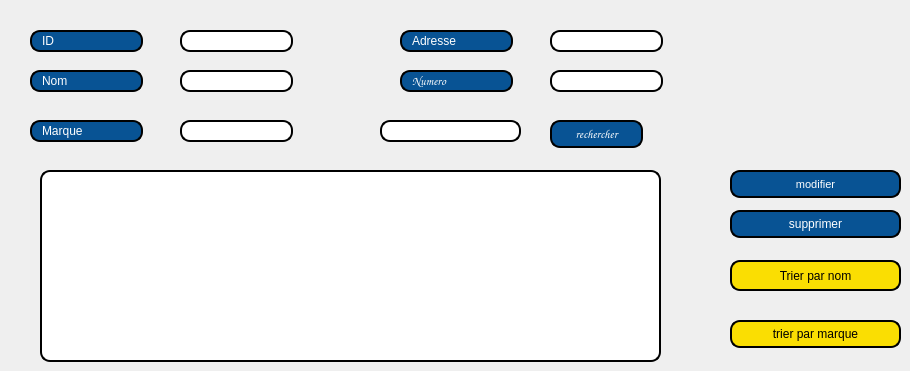
     <widget class="QWidget" name="tab_3">
      <attribute name="title">
       <string>Afficher Fournisseur</string>
      </attribute>
      <widget class="QLineEdit" name="lineEdit_11">
       <property name="geometry">
        <rect>
         <x>30</x>
         <y>30</y>
         <width>113</width>
         <height>22</height>
        </rect>
       </property>
       <property name="styleSheet">
        <string notr="true">border: 2px solid black;
font:8pt &quot;MS Shell Dlg 2&quot; ;
border-radius: 10px;
padding: 0 8px;
color:rgb(255, 255, 255);
background: #085394;
selection-background-color: gray;</string>
       </property>
       <property name="text">
        <string>ID</string>
       </property>
       <property name="readOnly">
        <bool>true</bool>
       </property>
      </widget>
      <widget class="QTableView" name="afficher_fournisseur">
       <property name="geometry">
        <rect>
         <x>40</x>
         <y>170</y>
         <width>621</width>
         <height>192</height>
        </rect>
       </property>
       <property name="styleSheet">
        <string notr="true">border: 2px solid black;
border-radius: 10px;
padding: 0 8px;
background: white;
selection-background-color: gray;</string>
       </property>
      </widget>
      <widget class="QLineEdit" name="lineEdit_idf_2">
       <property name="geometry">
        <rect>
         <x>180</x>
         <y>30</y>
         <width>113</width>
         <height>22</height>
        </rect>
       </property>
       <property name="styleSheet">
        <string notr="true">border: 2px solid black;
border-radius: 10px;
padding: 0 8px;
background: white;
selection-background-color: gray;</string>
       </property>
      </widget>
      <widget class="QLineEdit" name="lineEdit_13">
       <property name="geometry">
        <rect>
         <x>30</x>
         <y>70</y>
         <width>113</width>
         <height>22</height>
        </rect>
       </property>
       <property name="styleSheet">
        <string notr="true">border: 2px solid black;
font:8pt &quot;MS Shell Dlg 2&quot; ;
border-radius: 10px;
padding: 0 8px;
color:rgb(255, 255, 255);
background: #085394;
selection-background-color: gray;</string>
       </property>
       <property name="text">
        <string>Nom</string>
       </property>
       <property name="readOnly">
        <bool>true</bool>
       </property>
      </widget>
      <widget class="QLineEdit" name="lineEdit_nomf_2">
       <property name="geometry">
        <rect>
         <x>180</x>
         <y>70</y>
         <width>113</width>
         <height>22</height>
        </rect>
       </property>
       <property name="styleSheet">
        <string notr="true">border: 2px solid black;
border-radius: 10px;
padding: 0 8px;
background: white;
selection-background-color: gray;</string>
       </property>
      </widget>
      <widget class="QLineEdit" name="lineEdit_15">
       <property name="geometry">
        <rect>
         <x>30</x>
         <y>120</y>
         <width>113</width>
         <height>22</height>
        </rect>
       </property>
       <property name="styleSheet">
        <string notr="true">border: 2px solid black;
font:8pt &quot;MS Shell Dlg 2&quot; ;
border-radius: 10px;
padding: 0 8px;
color:rgb(255, 255, 255);
background: #085394;
selection-background-color: gray;</string>
       </property>
       <property name="text">
        <string>Marque</string>
       </property>
       <property name="readOnly">
        <bool>true</bool>
       </property>
      </widget>
      <widget class="QLineEdit" name="lineEdit_marquef_2">
       <property name="geometry">
        <rect>
         <x>180</x>
         <y>120</y>
         <width>113</width>
         <height>22</height>
        </rect>
       </property>
       <property name="styleSheet">
        <string notr="true">border: 2px solid black;
border-radius: 10px;
padding: 0 8px;
background: white;
selection-background-color: gray;</string>
       </property>
      </widget>
      <widget class="QLineEdit" name="lineEdit_17">
       <property name="geometry">
        <rect>
         <x>400</x>
         <y>30</y>
         <width>113</width>
         <height>22</height>
        </rect>
       </property>
       <property name="styleSheet">
        <string notr="true">border: 2px solid black;
font:8pt &quot;MS Shell Dlg 2&quot; ;
border-radius: 10px;
padding: 0 8px;
color:rgb(255, 255, 255);
background: #085394;
selection-background-color: gray;</string>
       </property>
       <property name="text">
        <string>Adresse</string>
       </property>
       <property name="readOnly">
        <bool>true</bool>
       </property>
      </widget>
      <widget class="QLineEdit" name="lineEdit_18">
       <property name="geometry">
        <rect>
         <x>400</x>
         <y>70</y>
         <width>113</width>
         <height>22</height>
        </rect>
       </property>
       <property name="font">
        <font>
         <family>Comic Sans MS</family>
        </font>
       </property>
       <property name="styleSheet">
        <string notr="true">border: 2px solid black;
border-radius: 10px;
padding: 0 8px;
color:rgb(255,255,255);
background: #085394;
selection-background-color: gray;</string>
       </property>
       <property name="text">
        <string>Numero</string>
       </property>
       <property name="readOnly">
        <bool>true</bool>
       </property>
      </widget>
      <widget class="QLineEdit" name="lineEdit_adressef_2">
       <property name="geometry">
        <rect>
         <x>550</x>
         <y>30</y>
         <width>113</width>
         <height>22</height>
        </rect>
       </property>
       <property name="styleSheet">
        <string notr="true">border: 2px solid black;
border-radius: 10px;
padding: 0 8px;
background: white;
selection-background-color: gray;</string>
       </property>
      </widget>
      <widget class="QLineEdit" name="lineEdit_numerof_2">
       <property name="geometry">
        <rect>
         <x>550</x>
         <y>70</y>
         <width>113</width>
         <height>22</height>
        </rect>
       </property>
       <property name="styleSheet">
        <string notr="true">border: 2px solid black;
border-radius: 10px;
padding: 0 8px;
background: white;
selection-background-color: gray;</string>
       </property>
      </widget>
      <widget class="QPushButton" name="modifier">
       <property name="geometry">
        <rect>
         <x>730</x>
         <y>170</y>
         <width>171</width>
         <height>28</height>
        </rect>
       </property>
       <property name="font">
        <font>
         <family>MS Shell Dlg 2</family>
         <pointsize>8</pointsize>
         <weight>50</weight>
         <italic>false</italic>
         <bold>false</bold>
        </font>
       </property>
       <property name="styleSheet">
        <string notr="true">border: 2px solid black;
font:8pt &quot;MS Shell Dlg 2&quot; ;
border-radius: 10px;
padding: 0 8px;
color:rgb(255, 255, 255);
background: #085394;
selection-background-color: gray;</string>
       </property>
       <property name="text">
        <string>modifier</string>
       </property>
      </widget>
      <widget class="QPushButton" name="supprimer">
       <property name="geometry">
        <rect>
         <x>730</x>
         <y>210</y>
         <width>171</width>
         <height>28</height>
        </rect>
       </property>
       <property name="styleSheet">
        <string notr="true">border: 2px solid black;
font:8pt &quot;MS Shell Dlg 2&quot; ;
border-radius: 10px;
padding: 0 8px;
color:rgb(255, 255, 255);
background: #085394;
selection-background-color: gray;</string>
       </property>
       <property name="text">
        <string>supprimer</string>
       </property>
      </widget>
      <widget class="QPushButton" name="recherche">
       <property name="geometry">
        <rect>
         <x>550</x>
         <y>120</y>
         <width>93</width>
         <height>28</height>
        </rect>
       </property>
       <property name="font">
        <font>
         <family>Comic Sans MS</family>
        </font>
       </property>
       <property name="styleSheet">
        <string notr="true">color: rgb(255, 255, 255);
border: 2px solid black;
border-radius: 10px;
padding: 0 8px;
background: #085394;
selection-background-color: gray;
</string>
       </property>
       <property name="text">
        <string>rechercher</string>
       </property>
      </widget>
      <widget class="QLineEdit" name="lineEdit_rechercherf">
       <property name="geometry">
        <rect>
         <x>380</x>
         <y>120</y>
         <width>141</width>
         <height>22</height>
        </rect>
       </property>
       <property name="styleSheet">
        <string notr="true">border: 2px solid black;
border-radius: 10px;
padding: 0 8px;
background: white;
selection-background-color: gray;</string>
       </property>
      </widget>
      <widget class="QPushButton" name="trier">
       <property name="geometry">
        <rect>
         <x>730</x>
         <y>260</y>
         <width>171</width>
         <height>31</height>
        </rect>
       </property>
       <property name="styleSheet">
        <string notr="true">border: 2px solid black;
font: 75 8pt &quot;MS Shell Dlg 2&quot;;
border-radius: 10px;
padding: 0 8px;
background: #fade02;
font: bold, &quot;Comic Sans MS&quot;;;
text-align:center;
</string>
       </property>
       <property name="text">
        <string>Trier par nom</string>
       </property>
      </widget>
      <widget class="QPushButton" name="trier_marque">
       <property name="geometry">
        <rect>
         <x>730</x>
         <y>320</y>
         <width>171</width>
         <height>28</height>
        </rect>
       </property>
       <property name="styleSheet">
        <string notr="true">border: 2px solid black;
font: 75 8pt &quot;MS Shell Dlg 2&quot;;
border-radius: 10px;
padding: 0 8px;
background: #fade02;
font: bold, &quot;Comic Sans MS&quot;;;
text-align:center;
</string>
       </property>
       <property name="text">
        <string>trier par marque</string>
       </property>
      </widget>
     </widget>
